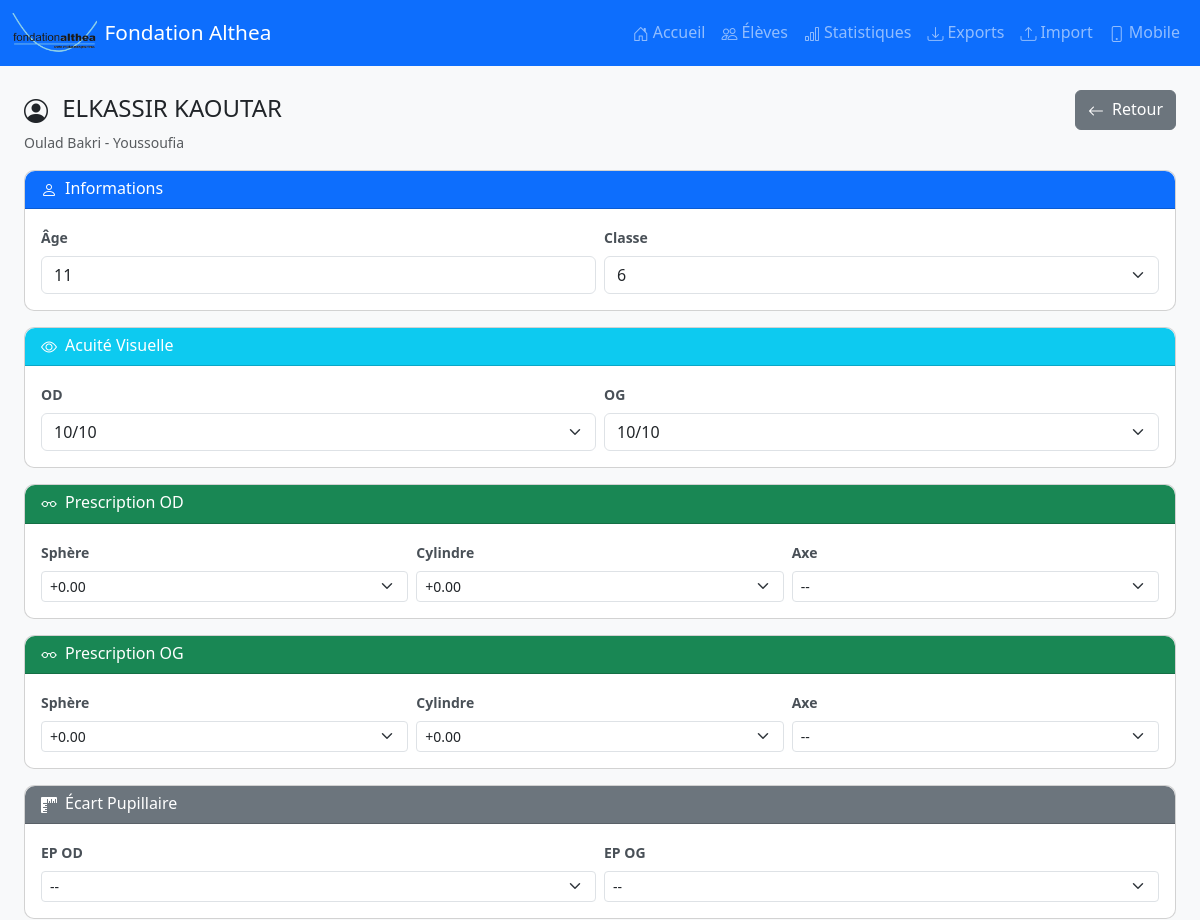
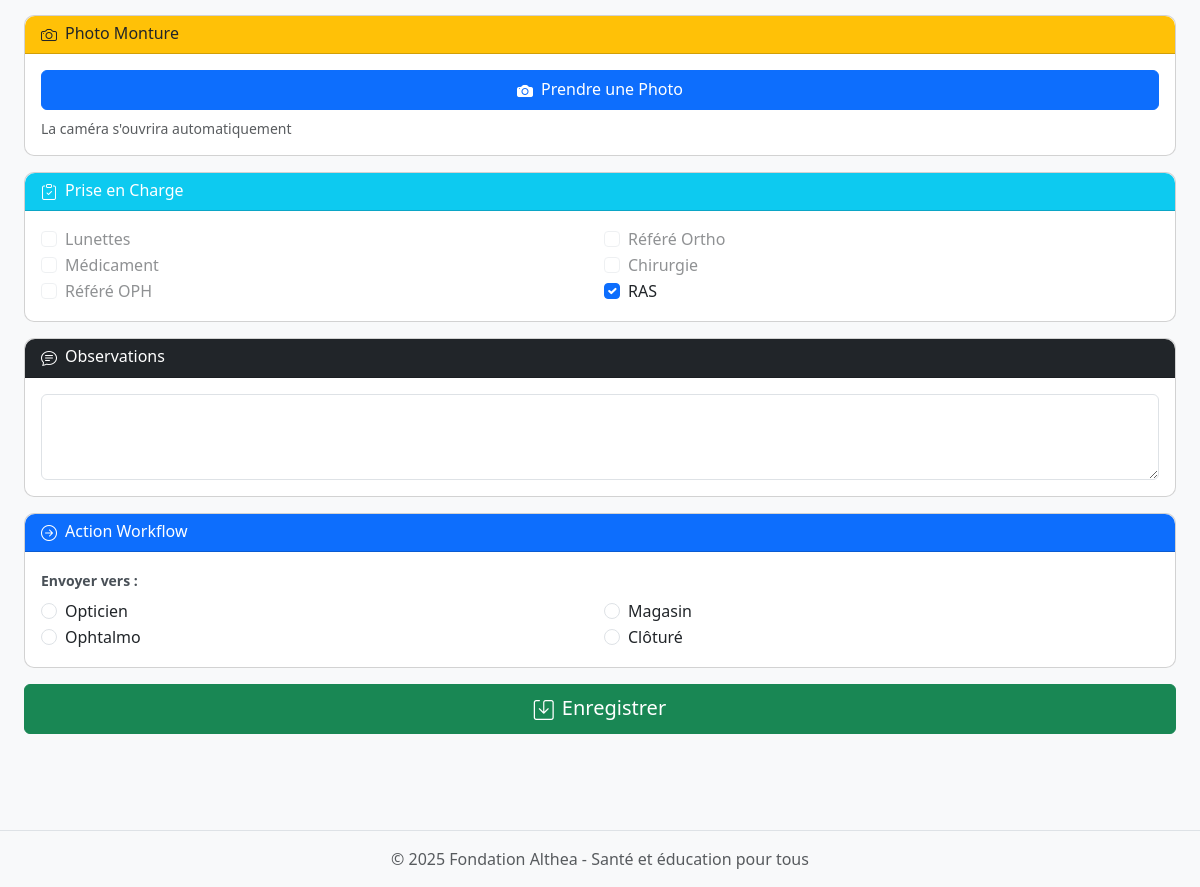
The page /mobile/student/49 on the database its author committed (2 pictures, top to bottom).
### app/models.py (models this page shows, shortened)
class Student(db.Model):
    __tablename__ = 'students'
    id = db.Column(db.Integer, primary_key=True)
    ville = db.Column(db.String(100), nullable=False)
    ecole = db.Column(db.String(200), nullable=False)
    site = db.Column(db.String(100), default='École Principale')  # Nom de l'école/annexe
    classe = db.Column(db.String(50), nullable=False)
    nom = db.Column(db.String(100), nullable=False)
    prenom = db.Column(db.String(100), nullable=False)
    age = db.Column(db.Integer)
    acuite_og = db.Column(db.Float)
    acuite_od = db.Column(db.Float)
    sph_og = db.Column(db.Float)
    cyl_og = db.Column(db.Float)
    axe_og = db.Column(db.Integer)
    sph_od = db.Column(db.Float)
    cyl_od = db.Column(db.Float)
    axe_od = db.Column(db.Integer)
    ecart_pupillaire = db.Column(db.Float)
    ep_pupillometre_od = db.Column(db.Float)
    ep_pupillometre_og = db.Column(db.Float)
    autorefractometre = db.Column(db.Text)
    observations = db.Column(db.Text)
    prise_en_charge = db.Column(db.Text)
    photo_portrait = db.Column(db.String(255))
    photo_monture = db.Column(db.String(255))
    photo_clinique = db.Column(db.String(255))
    status = db.Column(db.String(50), default='prelisted')
    ecole_cloturee = db.Column(db.Boolean, default=False)
    date_consultation = db.Column(db.DateTime)
    created_at = db.Column(db.DateTime, default=datetime.utcnow)
    updated_at = db.Column(db.DateTime, default=datetime.utcnow, onupdate=datetime.utcnow)

### app/routes/mobile.py (the view)
@bp.route('/student/<int:id>')
def edit_student(id):
    student = Student.query.get_or_404(id)
    return render_template('mobile/student_form.html', student=student)

### app/templates/mobile/student_form.html (shortened to what this page needs)
{% extends "base.html" %}
{% block content %}
<div class="container-fluid">
    <div class="row mb-3">
        <div class="col-12">
            <div class="d-flex justify-content-between align-items-center">
                <h4 class="mb-0">
                    <i class="bi bi-person-circle me-2"></i>
                    {{ student.nom }} {{ student.prenom }}
                </h4>
                <a href="/mobile/students" class="btn btn-secondary">
                    <i class="bi bi-arrow-left me-2"></i>Retour
                </a>
            </div>
            <small class="text-muted">{{ student.ecole }} - {{ student.ville }}</small>
        </div>
    </div>
    <form method="POST" action="{{ url_for('mobile.save_student', id=student.id) }}" enctype="multipart/form-data">
        <div class="card mb-3">
            <div class="card-header bg-primary text-white">
                <h6 class="mb-0"><i class="bi bi-person me-2"></i>Informations</h6>
            </div>
            <div class="card-body">
                <div class="row g-2">
                    <div class="col-6">
                        <label class="form-label small">Âge</label>
                        <input type="number" class="form-control" name="age" value="{{ student.age or '' }}" min="3" max="99">
                    </div>
                    <div class="col-6">
                        <label class="form-label small">Classe</label>
                        <select class="form-select" name="classe">
                            {% for i in range(1, 7) %}
                                <option value="{{ i }}" {% if student.classe == i|string %}selected{% endif %}>{{ i }}</option>
                            {% endfor %}
                        </select>
                    </div>
                </div>
            </div>
        </div>
        <div class="card mb-3">
            <div class="card-header bg-info text-white">
                <h6 class="mb-0"><i class="bi bi-eye me-2"></i>Acuité Visuelle</h6>
            </div>
            <div class="card-body">
                <div class="row g-2">
                    <div class="col-6">
                        <label class="form-label small">OD</label>
                        <select class="form-select" name="acuite_od">
                                    {% for val in range(10, 0, -1) %}
                                        <option value="{{ val }}" {% if student and student.acuite_od == val %}selected{% endif %}>{{ val }}/10</option>
                                    {% endfor %}
                                </select>
                    </div>
                    <div class="col-6">
                        <label class="form-label small">OG</label>
                        <select class="form-select" name="acuite_og">
                                    {% for val in range(10, 0, -1) %}
                                        <option value="{{ val }}" {% if student and student.acuite_og == val %}selected{% endif %}>{{ val }}/10</option>
                                    {% endfor %}
                                </select>
                    </div>
                </div>
            </div>
        </div>
        <div class="card mb-3">
            <div class="card-header bg-success text-white">
                <h6 class="mb-0"><i class="bi bi-eyeglasses me-2"></i>Prescription OD</h6>
            </div>
            <div class="card-body">
                <div class="row g-2">
                    <div class="col-4">
                        <label class="form-label small">Sphère</label>
                        <select class="form-select form-select-sm" name="sph_od">
                            {% set current_sph_od = 0.0 %}
                            {% if student and student.sph_od is not none %}
                                {% set current_sph_od = (student.sph_od|round(2)) %}
                            {% endif %}
                            {% for val in range(-2000, 2025, 25) %}
                                {% set formatted_val = (val / 100)|round(2) %}
                                <option value="{{ formatted_val }}" {% if formatted_val == current_sph_od %}selected{% endif %}>{{ '%+.2f'|format(formatted_val) }}</option>
                            {% endfor %}
                        </select>
                    </div>
                    <div class="col-4">
                        <label class="form-label small">Cylindre</label>
                        <select class="form-select form-select-sm" name="cyl_od">
                                    {% set current_cyl_od = 0.0 %}
                                    {% if student and student.cyl_od is not none %}
                                        {% set current_cyl_od = (student.cyl_od|round(2)) %}
                                    {% endif %}
                                    {% for val in range(-600, 625, 25) %}
                                        {% set formatted_val = (val / 100)|round(2) %}
                                        <option value="{{ formatted_val }}" {% if formatted_val == current_cyl_od %}selected{% endif %}>{{ '%+.2f'|format(formatted_val) }}</option>
                                    {% endfor %}
                                </select>
                    </div>
                    <div class="col-4">
                        <label class="form-label small">Axe</label>
                        <select class="form-select form-select-sm" name="axe_od">
                            <option value="">--</option>
                        </select>
                    </div>
                </div>
            </div>
        </div>
        <div class="card mb-3">
            <div class="card-header bg-success text-white">
                <h6 class="mb-0"><i class="bi bi-eyeglasses me-2"></i>Prescription OG</h6>
            </div>
            <div class="card-body">
                <div class="row g-2">
                    <div class="col-4">
                        <label class="form-label small">Sphère</label>
                        <select class="form-select form-select-sm" name="sph_og">
                            {% set current_sph_og = 0.0 %}
                            {% if student and student.sph_og is not none %}
                                {% set current_sph_og = (student.sph_og|round(2)) %}
                            {% endif %}
                            {% for val in range(-2000, 2025, 25) %}
                                {% set formatted_val = (val / 100)|round(2) %}
                                <option value="{{ formatted_val }}" {% if formatted_val == current_sph_og %}selected{% endif %}>{{ '%+.2f'|format(formatted_val) }}</option>
                            {% endfor %}
                        </select>
                    </div>
                    <div class="col-4">
                        <label class="form-label small">Cylindre</label>
                        <select class="form-select form-select-sm" name="cyl_og">
                                    {% set current_cyl_og = 0.0 %}
                                    {% if student and student.cyl_og is not none %}
                                        {% set current_cyl_og = (student.cyl_og|round(2)) %}
                                    {% endif %}
                                    {% for val in range(-600, 625, 25) %}
                                        {% set formatted_val = (val / 100)|round(2) %}
                                        <option value="{{ formatted_val }}" {% if formatted_val == current_cyl_og %}selected{% endif %}>{{ '%+.2f'|format(formatted_val) }}</option>
                                    {% endfor %}
                                </select>
                    </div>
                    <div class="col-4">
                        <label class="form-label small">Axe</label>
                        <select class="form-select form-select-sm" name="axe_og">
                            <option value="">--</option>
                        </select>
                    </div>
                </div>
            </div>
        </div>
        <div class="card mb-3">
            <div class="card-header bg-secondary text-white">
                <h6 class="mb-0"><i class="bi bi-rulers me-2"></i>Écart Pupillaire</h6>
            </div>
            <div class="card-body">
                <div class="row g-2">
                    <div class="col-6">
                        <label class="form-label small">EP OD</label>
                        <select class="form-select form-select-sm" name="ep_pupillometre_od">
                            <option value="">--</option>
                        </select>
                    </div>
                    <div class="col-6">
                        <label class="form-label small">EP OG</label>
                        <select class="form-select form-select-sm" name="ep_pupillometre_og">
                            <option value="">--</option>
                        </select>
                    </div>
                </div>
            </div>
        </div>
        <div class="card mb-3">
            <div class="card-header bg-warning text-dark">
                <h6 class="mb-0"><i class="bi bi-camera me-2"></i>Photo Monture</h6>
            </div>
            <div class="card-body">
                <label for="photo-input" class="btn btn-primary w-100">
                    <i class="bi bi-camera-fill me-2"></i>Prendre une Photo
                </label>
                <small class="text-muted d-block mt-2">La caméra s'ouvrira automatiquement</small>
            </div>
        </div>
        <div class="card mb-3">
            <div class="card-header bg-info text-white">
                <h6 class="mb-0"><i class="bi bi-clipboard-check me-2"></i>Prise en Charge</h6>
            </div>
            <div class="card-body">
                {% set prises = student.prise_en_charge.split(',') if student.prise_en_charge else [] %}
                <div class="row g-2">
                    <div class="col-6">
                        <div class="form-check">
                            <input class="form-check-input" type="checkbox" name="prise_en_charge" value="lunettes" id="pec1" {% if 'lunettes' in prises %}checked{% endif %}>
                            <label class="form-check-label" for="pec1">Lunettes</label>
                        </div>
                        <div class="form-check">
                            <input class="form-check-input" type="checkbox" name="prise_en_charge" value="medicament" id="pec2" {% if 'medicament' in prises %}checked{% endif %}>
                            <label class="form-check-label" for="pec2">Médicament</label>
                        </div>
                        <div class="form-check">
                            <input class="form-check-input" type="checkbox" name="prise_en_charge" value="refere_oph" id="pec3" {% if 'refere_oph' in prises %}checked{% endif %}>
                            <label class="form-check-label" for="pec3">Référé OPH</label>
                        </div>
                    </div>
                    <div class="col-6">
                        <div class="form-check">
                            <input class="form-check-input" type="checkbox" name="prise_en_charge" value="refere_orthoptiste" id="pec4" {% if 'refere_orthoptiste' in prises %}checked{% endif %}>
                            <label class="form-check-label" for="pec4">Référé Ortho</label>
                        </div>
                        <div class="form-check">
                            <input class="form-check-input" type="checkbox" name="prise_en_charge" value="chirurgie" id="pec5" {% if 'chirurgie' in prises %}checked{% endif %}>
                            <label class="form-check-label" for="pec5">Chirurgie</label>
                        </div>
                        <div class="form-check">
                            <input class="form-check-input" type="checkbox" name="prise_en_charge" value="ras" id="pec6" {% if 'ras' in prises %}checked{% endif %}>
                            <label class="form-check-label" for="pec6">RAS</label>
                        </div>
                    </div>
                </div>
            </div>
        </div>
        <div class="card mb-3">
            <div class="card-header bg-dark text-white">
                <h6 class="mb-0"><i class="bi bi-chat-text me-2"></i>Observations</h6>
            </div>
            <div class="card-body">
                <textarea class="form-control" name="observations" rows="3">{{ student.observations or '' }}</textarea>
            </div>
        </div>
        <div class="card mb-3">
            <div class="card-header bg-primary text-white">
                <h6 class="mb-0"><i class="bi bi-arrow-right-circle me-2"></i>Action Workflow</h6>
            </div>
            <div class="card-body">
                <label class="form-label small">Envoyer vers :</label>
                <div class="row g-2">
                    <div class="col-6">
                        <div class="form-check">
                            <input class="form-check-input" type="radio" name="workflow_action" value="opticien" id="wf1" {% if student.status == 'screened' %}checked{% endif %}>
                            <label class="form-check-label" for="wf1">Opticien</label>
                        </div>
                        <div class="form-check">
                            <input class="form-check-input" type="radio" name="workflow_action" value="ophtalmo" id="wf2" {% if student.status == 'consulted' %}checked{% endif %}>
                            <label class="form-check-label" for="wf2">Ophtalmo</label>
                        </div>
                    </div>
                    <div class="col-6">
                        <div class="form-check">
                            <input class="form-check-input" type="radio" name="workflow_action" value="magasin" id="wf3">
                            <label class="form-check-label" for="wf3">Magasin</label>
                        </div>
                        <div class="form-check">
                            <input class="form-check-input" type="radio" name="workflow_action" value="cloture" id="wf4">
                            <label class="form-check-label" for="wf4">Clôturé</label>
                        </div>
                    </div>
                </div>
            </div>
        </div>
        <div class="row g-2 mb-4">
            <div class="col-12">
                <button type="submit" class="btn btn-success btn-lg w-100">
                    <i class="bi bi-save me-2"></i>Enregistrer
                </button>
            </div>
        </div>
    </form>
</div>
{% endblock %}

### rows shown on the page
Student: nom "ELKASSIR", prenom "KAOUTAR", ecole "Oulad Bakri", ville "Youssoufia", age "11", classe "6", acuite_od "10/10", acuite_og "10/10", status "☐ Opticien", status "☐ Ophtalmo"

### other values the page prints
form field sph_od "+0.00"
form field cyl_od "+0.00"
form field sph_og "+0.00"
form field cyl_og "+0.00"
